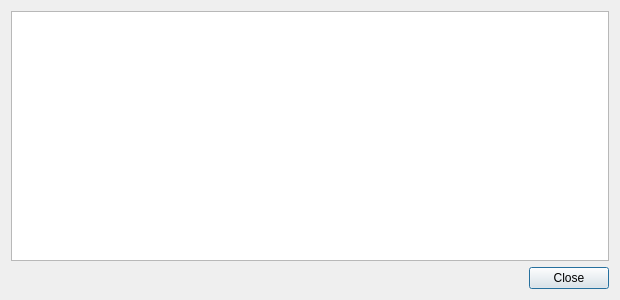
<?xml version="1.0" encoding="UTF-8"?>
<ui version="4.0">
 <class>TransactionDescDialog</class>
 <widget class="QDialog" name="TransactionDescDialog">
  <property name="geometry">
   <rect>
    <x>0</x>
    <y>0</y>
    <width>620</width>
    <height>300</height>
   </rect>
  </property>
  <property name="windowTitle">
   <string>Transaction details</string>
  </property>
  <layout class="QVBoxLayout" name="verticalLayout">
   <item>
    <widget class="QTextEdit" name="detailText">
     <property name="toolTip">
      <string>This pane shows a detailed description of the transaction</string>
     </property>
     <property name="readOnly">
      <bool>true</bool>
     </property>
    </widget>
   </item>
   <item>
    <widget class="QDialogButtonBox" name="buttonBox">
     <property name="orientation">
      <enum>Qt::Horizontal</enum>
     </property>
     <property name="standardButtons">
      <set>QDialogButtonBox::Close</set>
     </property>
    </widget>
   </item>
  </layout>
 </widget>
 <resources/>
 <connections>
  <connection>
   <sender>buttonBox</sender>
   <signal>accepted()</signal>
   <receiver>TransactionDescDialog</receiver>
   <sUSR>accept()</sUSR>
   <hints>
    <hint type="sourcelabel">
     <x>248</x>
     <y>254</y>
    </hint>
    <hint type="destinationlabel">
     <x>157</x>
     <y>274</y>
    </hint>
   </hints>
  </connection>
  <connection>
   <sender>buttonBox</sender>
   <signal>rejected()</signal>
   <receiver>TransactionDescDialog</receiver>
   <sUSR>reject()</sUSR>
   <hints>
    <hint type="sourcelabel">
     <x>316</x>
     <y>260</y>
    </hint>
    <hint type="destinationlabel">
     <x>286</x>
     <y>274</y>
    </hint>
   </hints>
  </connection>
 </connections>
</ui>
